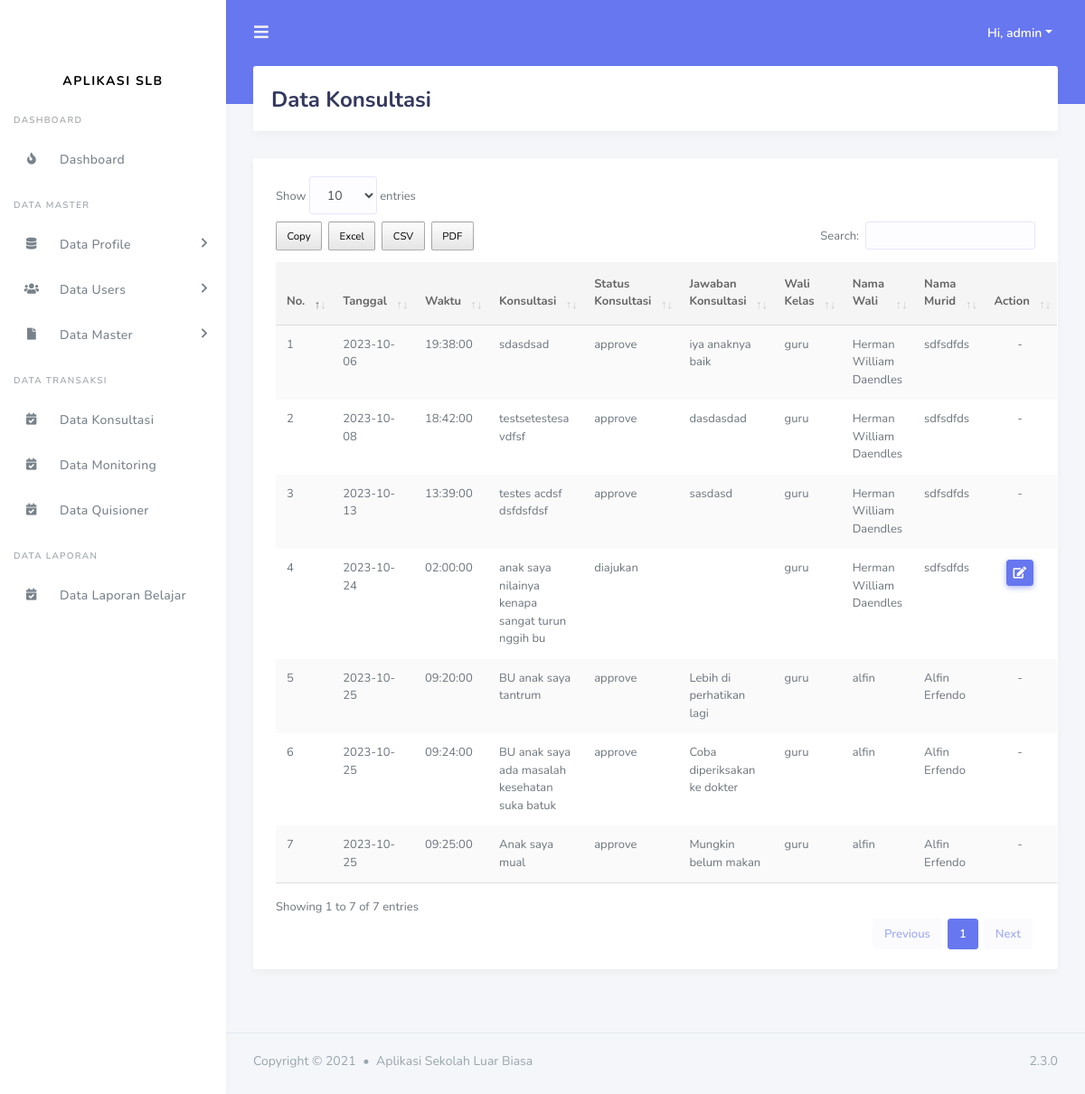
The page /admin/data_konsultasi.php (signed in) on the database as committed earlier.
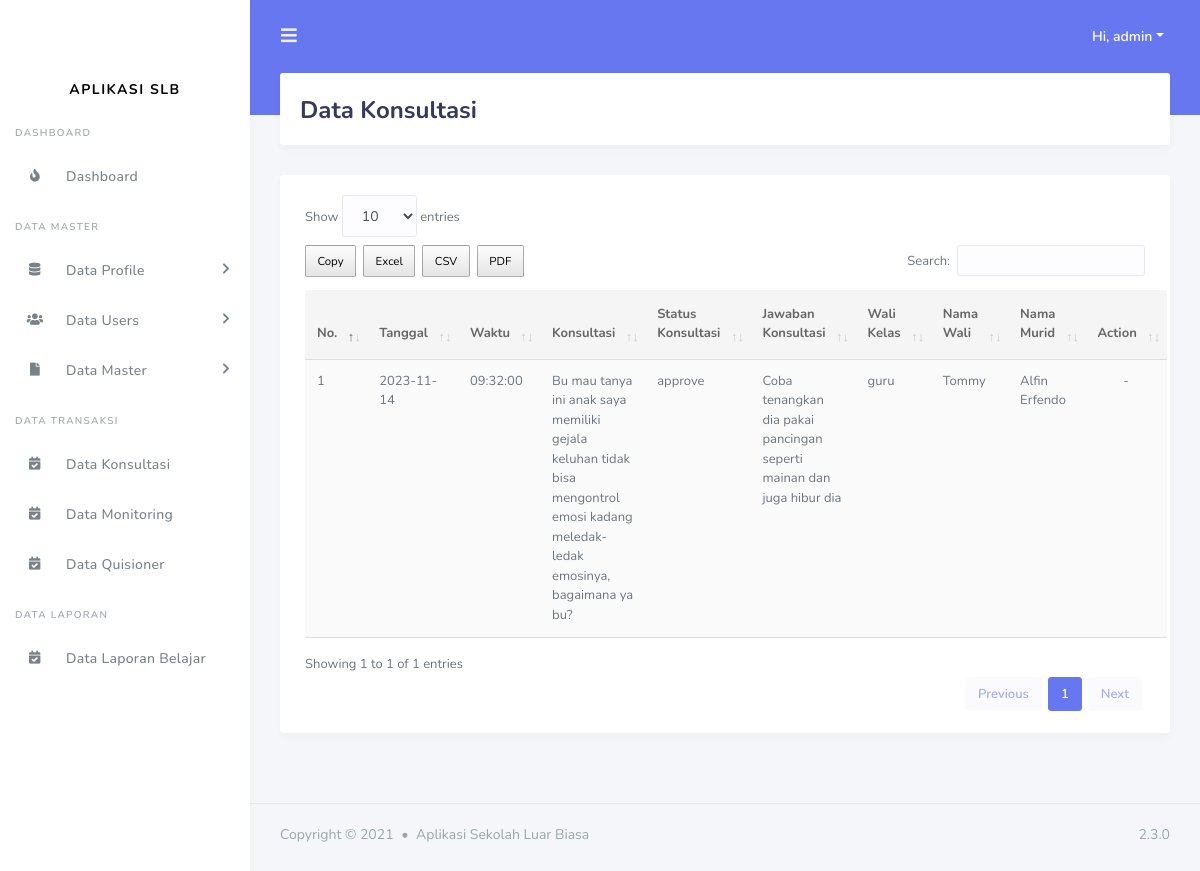
The same page on the database as committed later.
### tables this page shows
CREATE TABLE `tbl_konsultasi` (
  `id_konsultasi` int(11) NOT NULL,
  `tanggal_konsultasi` date NOT NULL,
  `jam_konsultasi` time NOT NULL,
  `konsultasi` varchar(255) NOT NULL,
  `status_konsultasi` enum('diajukan','approve','ditunda') NOT NULL,
  `jawaban_konsultasi` varchar(255) DEFAULT NULL,
  `id_users` int(11) NOT NULL,
  `id_wali_murid` int(11) NOT NULL
);

CREATE TABLE `tbl_users` (
  `id_users` int(11) NOT NULL,
  `nama_users` varchar(255) DEFAULT NULL,
  `alamat_users` varchar(255) DEFAULT NULL,
  `email_users` varchar(200) DEFAULT NULL,
  `no_telp_users` varchar(15) DEFAULT NULL,
  `hak_akses` enum('kepala sekolah','admin','guru') DEFAULT NULL,
  `username` varchar(255) DEFAULT NULL,
  `password` varchar(255) DEFAULT NULL,
  `status` enum('aktiv','non-aktiv') DEFAULT NULL
);

CREATE TABLE `tbl_wali_murid` (
  `id_wali_murid` int(11) NOT NULL,
  `nama_ayah` varchar(200) NOT NULL,
  `nama_ibu` varchar(200) NOT NULL,
  `pekerjaan_ayah` varchar(200) DEFAULT NULL,
  `pekerjaan_ibu` varchar(200) DEFAULT NULL,
  `alamat` varchar(255) NOT NULL,
  `no_telp` varchar(15) NOT NULL,
  `email` varchar(200) NOT NULL,
  `username` varchar(200) NOT NULL,
  `password` varchar(200) NOT NULL,
  `id_murid` int(11) NOT NULL
);

CREATE TABLE `tbl_murid` (
  `id_murid` int(11) NOT NULL,
  `nik` varchar(100) NOT NULL,
  `nama` varchar(200) NOT NULL,
  `jenis_kelamin` varchar(100) NOT NULL,
  `tempat_lahir` varchar(100) NOT NULL,
  `tanggal_lahir` date NOT NULL,
  `gambar` varchar(200) NOT NULL,
  `alamat` varchar(200) NOT NULL,
  `agama` varchar(200) NOT NULL DEFAULT 'admin',
  `status_murid` enum('menunggu hasil','diterima','tidak') NOT NULL DEFAULT 'diterima'
);

### admin/data_konsultasi.php (the view, shortened to what this page needs)
<?php
include('../template/header.php');
include('../template/sidebar.php');
?>
<div class="main-content">
  <section class="section">
    <div class="section-header">
      <h1>Data Konsultasi</h1>
    </div>
    <div class="section-body">
      <div class="card table-responsive">
        <div class="card-body ">
            <table id="table" class="table table-striped table-hover" cellspacing="0" width="100%">
                <thead >
                    <tr >
                        <th width = "5%">No.</th>
                        <th>Tanggal</th>
                        <th>Waktu</th>
                        <th>Konsultasi</th>
                        <th>Status Konsultasi</th>
                        <th>Jawaban Konsultasi</th>
                        <th>Wali Kelas</th>
                        <th>Nama Wali</th>
                        <th>Nama Murid</th>
                        <th class="text-center" width = "20%">Action</th>
                    </tr>
                </thead>
                <tbody>
                    <?php
                            $query = "SELECT * FROM tbl_konsultasi tk INNER JOIN tbl_users tu ON tk.id_users = tu.id_users INNER JOIN tbl_wali_murid twm on twm.id_wali_murid = tk.id_wali_murid INNER JOIN tbl_murid tm on tm.id_murid = twm.id_murid";
                            $result_tasks = mysqli_query($conn, $query);
                            $no = 1;
                            while($row = mysqli_fetch_assoc($result_tasks)) { ?>
                        <tr>
                            <td><?= $no++ ?></td>
                            <td><?= $row['tanggal_konsultasi']?></td>
                            <td><?= $row['jam_konsultasi']?></td>
                            <td><?= $row['konsultasi']?></td>
                            <td><?= $row['status_konsultasi']?></td>
                            <td><?= $row['jawaban_konsultasi']?></td>
                            <td><?= $row['nama_users']?></td>
                            <td><?= $row['nama_ayah']?></td>
                            <td><?= $row['nama']?></td>
                            <?php if ( $row['status_konsultasi'] != 'approve') { ?>
                                <td class ="text-center">
                                    <button type="button" class="btn btn-primary btn-sm" data-toggle="modal" data-target="#updatedata<?= $row['id_konsultasi'] ?>">
                                    <i class="fas fa-edit"></i>
                                    </button>
                                </td>
                            <?php }else{ ?>
                                <td class ="text-center">-</td>
                            <?php } ?>
                        </tr>
                    <?php } ?>
                </tbody>
            </table>
        </div>
      </div>
    </div>
  </section>
</div>
<?php include('../template/footer.php'); ?>

Rows that differ between the two databases and show on the page:
removed tbl_konsultasi: tanggal_konsultasi "2023-10-06", jam_konsultasi "19:38:00", konsultasi "sdasdsad", status_konsultasi "approve", jawaban_konsultasi "iya anaknya baik", id_users.nama_users "guru", id_wali_murid.nama_ayah "Herman William Daendles", tbl_murid.nama "sdfsdfds"
removed tbl_konsultasi: tanggal_konsultasi "2023-10-08", jam_konsultasi "18:42:00", konsultasi "testsetestesa vdfsf", status_konsultasi "approve", jawaban_konsultasi "dasdasdad", id_users.nama_users "guru", id_wali_murid.nama_ayah "Herman William Daendles", tbl_murid.nama "sdfsdfds"
removed tbl_konsultasi: tanggal_konsultasi "2023-10-13", jam_konsultasi "13:39:00", konsultasi "testes acdsf dsfdsfdsf", status_konsultasi "approve", jawaban_konsultasi "sasdasd", id_users.nama_users "guru", id_wali_murid.nama_ayah "Herman William Daendles", tbl_murid.nama "sdfsdfds"
removed tbl_konsultasi: tanggal_konsultasi "2023-10-24", jam_konsultasi "02:00:00", konsultasi "anak saya nilainya kenapa sangat turun nggih bu", status_konsultasi "diajukan", id_users.nama_users "guru", id_wali_murid.nama_ayah "Herman William Daendles", tbl_murid.nama "sdfsdfds"
removed tbl_konsultasi: tanggal_konsultasi "2023-10-25", jam_konsultasi "09:20:00", konsultasi "BU anak saya tantrum", status_konsultasi "approve", jawaban_konsultasi "Lebih di perhatikan lagi", id_users.nama_users "guru", id_wali_murid.nama_ayah "alfin", tbl_murid.nama "Alfin Erfendo"
removed tbl_konsultasi: tanggal_konsultasi "2023-10-25", jam_konsultasi "09:24:00", konsultasi "BU anak saya ada masalah kesehatan suka batuk", status_konsultasi "approve", jawaban_konsultasi "Coba diperiksakan ke dokter", id_users.nama_users "guru", id_wali_murid.nama_ayah "alfin", tbl_murid.nama "Alfin Erfendo"
removed tbl_konsultasi: tanggal_konsultasi "2023-10-25", jam_konsultasi "09:25:00", konsultasi "Anak saya mual", status_konsultasi "approve", jawaban_konsultasi "Mungkin belum makan", id_users.nama_users "guru", id_wali_murid.nama_ayah "alfin", tbl_murid.nama "Alfin Erfendo"
now on this page (row edited): tbl_konsultasi: tanggal_konsultasi "2023-11-14", jam_konsultasi "09:32:00", konsultasi "Bu mau tanya ini anak saya memiliki gejala keluhan tidak bisa mengontrol emosi kadang meledak-ledak emosinya, bagaimana ya bu?", status_konsultasi "approve", jawaban_konsultasi "Coba tenangkan dia pakai pancingan seperti mainan dan juga hibur dia", id_users.nama_users "guru", id_wali_murid.nama_ayah "Tommy", tbl_murid.nama "Alfin Erfendo"
Other text that changed with them:
text written by a page script: "Show entries Copy Excel CSV PDF Search: Showing 1 to 7 of 7 entries Previous 1 Next" → "Show entries Copy Excel CSV PDF Search: Showing 1 to 1 of 1 entries Previous 1 Next"
